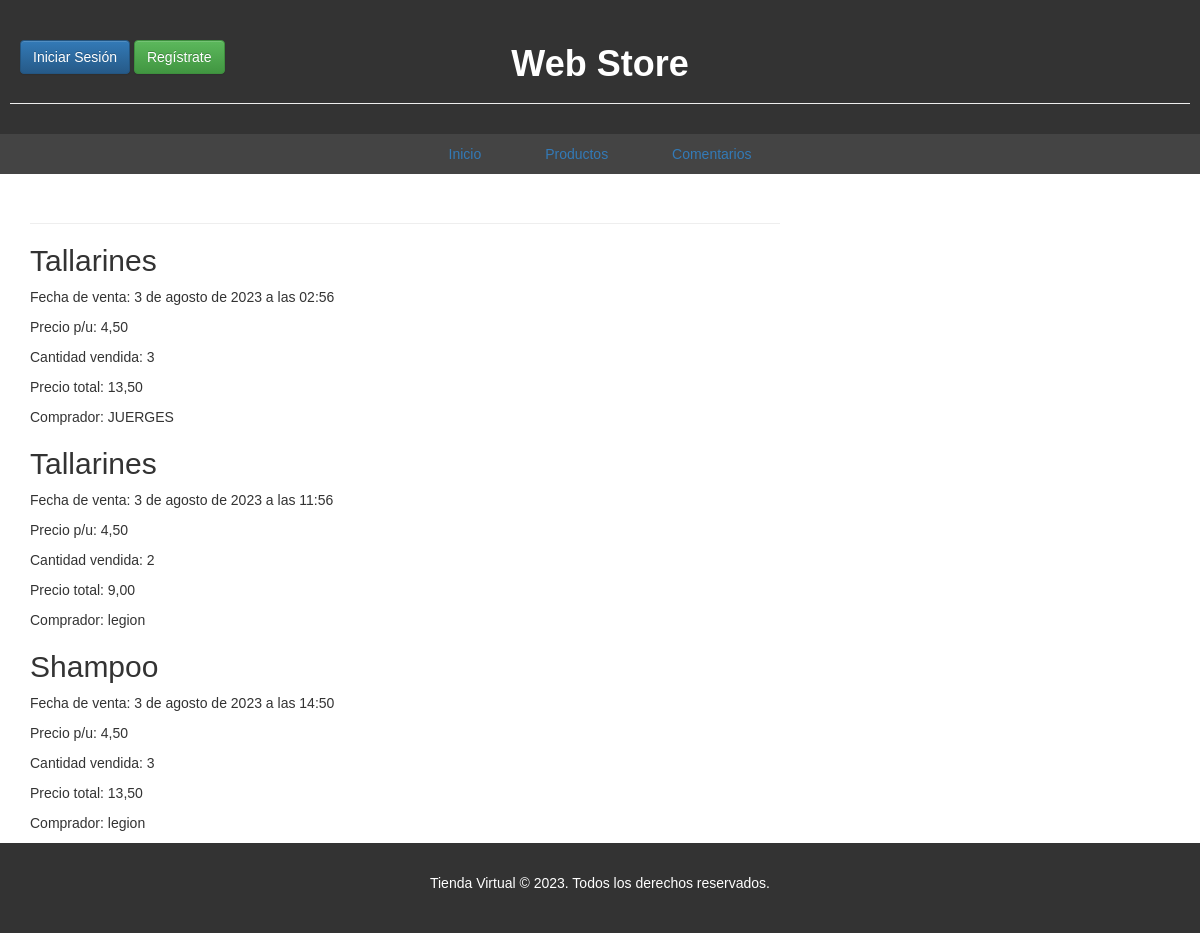
The page /sells/list/ on the database as committed earlier.
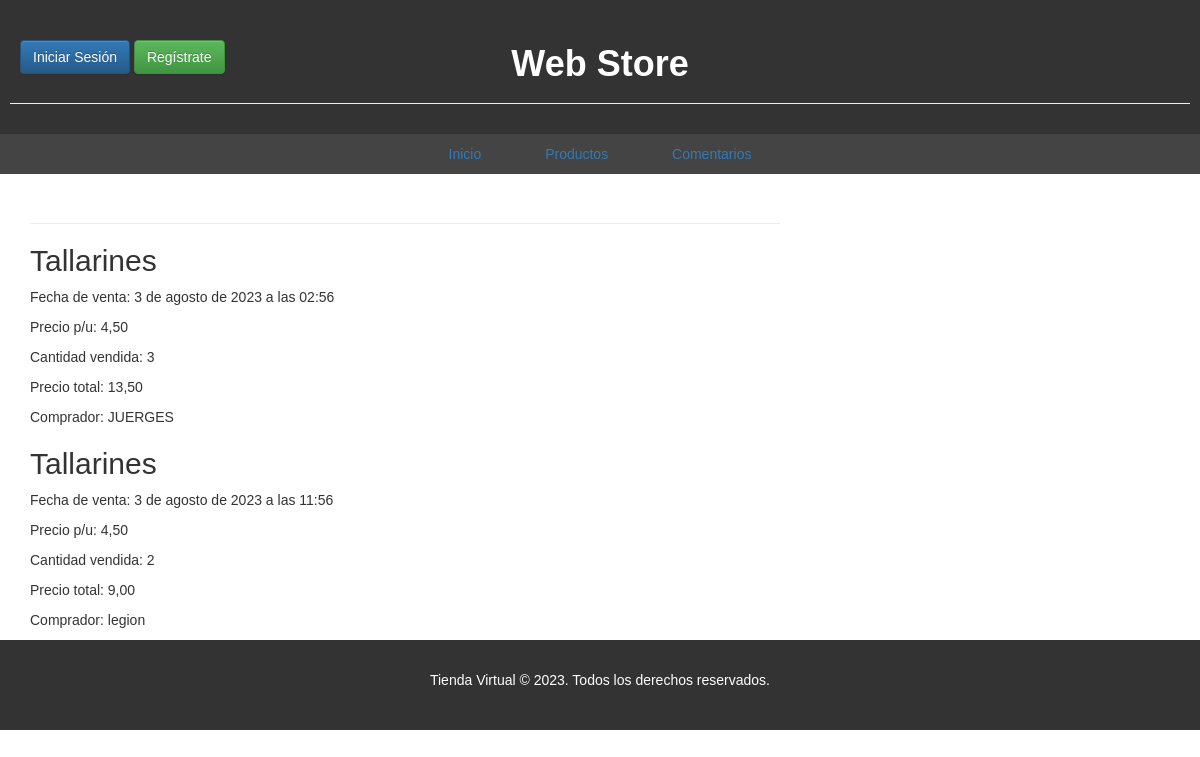
The same page on the database as committed later.
### products/models.py (models this page shows, shortened)
class VentaProducto(models.Model):
    comprador = models.ForeignKey(User, on_delete=models.CASCADE, default=1)
    producto = models.ForeignKey(Producto, on_delete=models.CASCADE)
    cantidad = models.PositiveIntegerField()
    precio_total = models.DecimalField(max_digits=10, decimal_places=2, null=True, blank=True)
    fecha_venta = models.DateTimeField(default=timezone.now)

class Producto(models.Model):
    nombre = models.CharField(max_length=200)
    descripcion = models.TextField()
    precio = models.DecimalField(max_digits=8, decimal_places=2)

### products/views.py (the view)
# urls.py: path('sells/list/', views.sell_list, name='sell_list'),
def sell_list(request):
    sells = VentaProducto.objects.all()
    return render(request, 'ventas_list.html', {'sells': sells})

### products/templates/ventas_list.html (shortened to what this page needs)
{% extends 'index.html' %}
{% block content %}
    <div class="page-header">
    </div>
    {% for sell in sells %}
        <div class="venta">
            <h2>{{ sell.producto.nombre }}</h2>
            <p>Fecha de venta: {{ sell.fecha_venta }}</p>
            <p>Precio p/u: {{ sell.producto.precio }}</p>
            <p>Cantidad vendida: {{ sell.cantidad }}</p>
            <p>Precio total: {{ sell.precio_total }}</p>
            <p>Comprador: {{ sell.comprador }}</p>
        </div>
    {% endfor %}
{% endblock %}

Rows that differ between the two databases and show on the page:
removed VentaProducto: producto.nombre "Shampoo", fecha_venta "3 de agosto de 2023 a las 14:50", producto.precio "4,50", cantidad "3", precio_total "13,50", comprador "legion"
